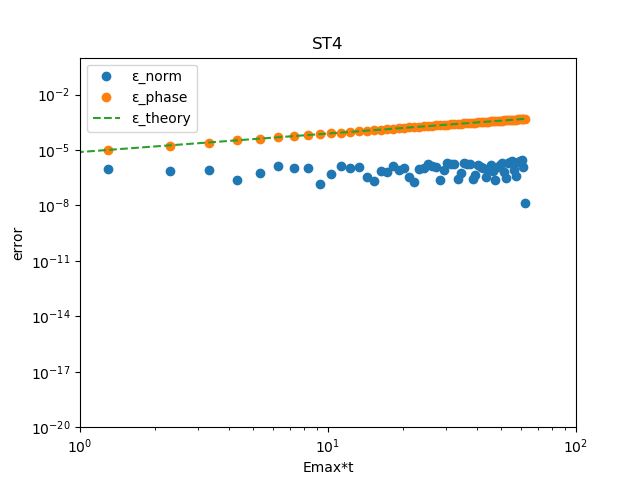

This chart was generated by the following Python code:
import numpy as np
import math
import matplotlib.pyplot as plt

# --- Parameters ---
PI = math.pi
NMAX = 100  # Maximum number of rooms/points

# --- Subroutine EIGEN: Sets initial wave function and calculates initial energy ---
def eigen_subroutine(m_val, dx_val, nmax_val):
    """
    Calculates the initial wave function (PH0) and its corresponding energy (EM).

    Args:
        m_val (int): Mode number for the initial wave function.
        dx_val (float): Spatial step size.
        nmax_val (int): Maximum number of points (NMAX).

    Returns:
        tuple: A tuple containing:
            - ph0 (np.ndarray): Initial wave function (complex array).
            - em (float): Eigenenergy.
    """
    ph0 = np.zeros(nmax_val, dtype=np.complex128)

    # Calculate initial wave function values based on sine function
    # Fortran N is 1-indexed, Python n is 0-indexed.
    # So, Fortran N becomes (n + 1) in Python for calculations involving N.
    for n in range(nmax_val):
        ph0[n] = np.sin((PI * m_val * (n + 1)) / (nmax_val + 1))

    # Normalization of wave function
    pa = 0.0
    for n in range(nmax_val):
        pa += abs(ph0[n])**2
    pa = np.sqrt(pa)

    for n in range(nmax_val):
        ph0[n] = ph0[n] / pa

    # Calculate eigenenergy (EM)
    # The active line in Fortran: EM=2*(-0.5/DX/DX) * COS((PI*M)/(NMAX+1))
    em = 2 * (-0.5 / (dx_val * dx_val)) * np.cos((PI * m_val) / (nmax_val + 1))

    return ph0, em

# --- Main Program: NROOM ---
def nroom_program():
    """
    Main program to simulate N-room quantum mechanics.
    """
    # Define complex imaginary unit
    iu = 0.0 + 1.0j

    # Get input from user
    print('M, ALPHA')
    try:
        m_input, alpha_input = map(float, input().split())
        m = int(m_input)
        alpha = float(alpha_input)
    except ValueError:
        print("Invalid input. Please enter two numbers separated by a space (e.g., '1 0.1').")
        return

    # --- Initial Data Calculations ---
    dx = 1.0
    dx2 = dx * dx
    emax = 1.0 / dx2

    # Calculate DT (time step)
    # Fortran: DT=ALPHA/(EMAX*COS(M*PI/(NMAX+1)))
    cos_term = np.cos(m * PI / (NMAX + 1))
    if abs(cos_term) < 1e-9: # Check for near-zero to prevent division by zero
        print("Error: COS term in DT calculation is near zero. Adjust M or NMAX to avoid singularity.")
        return
    dt = alpha / (emax * cos_term)

    # Calculate MTIME (total time steps)
    # Fortran: MTIME=(2*PI/ALPHA) * 10
    # Fortran: MTIME=MIN(MTIME,10000)
    mtime = (2 * PI / alpha) * 10
    mtime = min(int(mtime), 10000) # Ensure MTIME is an integer

    # --- Calculation of Hamiltonian ---
    # HA and HB arrays
    ha = np.zeros(NMAX, dtype=np.float64)
    hb = np.zeros(NMAX - 1, dtype=np.float64)

    # Fortran code had V(N) and part of HA(N) commented out.
    # HA(N) is effectively 0 based on the provided Fortran.
    # DO 50 N=1,NMAX
    # C        V(N)=0
    # C        HA(N) = V(N) + 1/DX2
    # HA(N)=0
    # 50 CONTINUE
    # -> ha remains all zeros as initialized

    # DO 51 N=1,NMAX-1
    #     HB(N) = -0.5/DX2
    # 51 CONTINUE
    for n in range(NMAX - 1):
        hb[n] = -0.5 / dx2

    # --- Setting Initial Wave Function ---
    ph0, em = eigen_subroutine(m, dx, NMAX)

    # Initialize P, Q, R, S arrays
    # T and U are temporary arrays used within the time evolution loop
    p = np.zeros(NMAX, dtype=np.complex128)
    q = np.zeros(NMAX, dtype=np.complex128)
    r = np.zeros(NMAX, dtype=np.complex128)
    s = np.zeros(NMAX, dtype=np.complex128)

    # DO 90 N=1,NMAX
    # P(N)=PH0(N)
    # Q(N)=PH0(N)*EXP(-IU*EM*DT)
    # R(N)=PH0(N)*EXP(-IU*EM*2*DT)
    # S(N)=PH0(N)*EXP(-IU*EM*3*DT)
    # 90 CONTINUE
    for n in range(NMAX):
        p[n] = ph0[n]
        q[n] = ph0[n] * np.exp(-iu * em * dt)
        r[n] = ph0[n] * np.exp(-iu * em * 2 * dt)
        s[n] = ph0[n] * np.exp(-iu * em * 3 * dt)

    # --- Time Evolution Loop ---
    # Open the output file
    try:
        with open('tst4.dat', 'w') as f_out:
            plot_x = range(3, mtime + 1, 5)
            plot_y = [[] for _ in range(6) ]
            # DO 1000 ITIME=3,MTIME,5
            # Python range end is exclusive, so mtime + 1
            for itime in range(3, mtime + 1, 5):
                tt = dt * itime

                # --- Output Wave Function (every 10th step, starting from 3) ---
                # IF(MOD(ITIME,10).EQ. 3) THEN
                if (itime % 10) == 3:
                    anorm = 0.0
                    ovr = 0.0 + 0.0j
                    # DO 150 N=1,NMAX
                    # ANORM=ANORM+ABS(S(N))**2
                    # OVR=OVR+DCONJG(S(N))*PH0(N)*EXP(-IU*EM*TT)
                    # 150   CONTINUE
                    for n in range(NMAX):
                        anorm += abs(s[n])**2
                        ovr += np.conjugate(s[n]) * ph0[n] * np.exp(-iu * em * tt)

                    # Fortran console output:
                    # WRITE(*,100) ITIME,EMAX*TT,ANORM-1,
                    # &1.- ABS(OVR),DATAN2(DIMAG(OVR),DBLE(OVR))
                    # &,ABS((EM*DT)**5*(7./90.)) * ITIME
                    # Format: I4, 10E15.7 (for 6 values, 10E15.7 is generous)
                    error_term = abs((em * dt)**5 * (7.0 / 90.0)) * itime
                    console_output = (
                        f"{itime:4d} {emax*tt:15.7E} {anorm-1:15.7E} "
                        f"{1.0 - abs(ovr):15.7E} {np.arctan2(ovr.imag, ovr.real):15.7E} "
                        f"{error_term:15.7E}"
                    )
                    print(console_output)

                    # Fortran file output:
                    # WRITE(20,100) ITIME,EMAX*TT,ABS(ANORM-1),
                    # &ABS(1- ABS(OVR)),ABS(DATAN2(DIMAG(OVR),DBLE(OVR)))
                    # &,ABS((EM*DT)**5*(7./90.)) * ITIME
                    file_output = (
                        f"{itime:4d} {emax*tt:15.7E} {abs(anorm-1):15.7E} "
                        f"{abs(1.0 - abs(ovr)):15.7E} {abs(np.arctan2(ovr.imag, ovr.real)):15.7E} "
                        f"{error_term:15.7E}"
                    )
                    f_out.write(file_output + "\n")

                    plot_y[0].append(itime)
                    plot_y[1].append(emax*tt)
                    plot_y[2].append(abs(anorm-1))
                    plot_y[3].append(abs(1.0 - abs(ovr)))
                    plot_y[4].append(abs(abs(np.arctan2(ovr.imag, ovr.real))))
                    plot_y[5].append(abs(em*dt)**5 * 7/90.0 * itime)

                # --- Time Evolution Steps (Fifth-order method) ---
                # These involve cyclic updates of P, Q, R, S, T, U.
                # U is a temporary array for intermediate calculations.
                u = np.zeros(NMAX, dtype=np.complex128)
                t_new = np.zeros(NMAX, dtype=np.complex128) # Store T values for this iteration
                p_new = np.zeros(NMAX, dtype=np.complex128) # Store P values for this iteration
                q_new = np.zeros(NMAX, dtype=np.complex128) # Store Q values for this iteration
                r_new = np.zeros(NMAX, dtype=np.complex128) # Store R values for this iteration
                s_new = np.zeros(NMAX, dtype=np.complex128) # Store S values for this iteration


                # Step 1: Update T using P, Q, S and intermediate U
                # DO 80 N=1,NMAX
                # U(N) = (2*Q(N)-R(N)+2*S(N))/3.0
                # 80 CONTINUE
                for n in range(NMAX):
                    u[n] = (2 * q[n] - r[n] + 2 * s[n]) / 3.0

                # T(1)= -4*IU*DT*(HA(1)*U(1)+HB(1)*U(2)) + P(1)
                t_new[0] = -4 * iu * dt * (ha[0] * u[0] + hb[0] * u[1]) + p[0]
                # DO 70 N=2,NMAX-1
                # T(N)= -4*IU*DT*(HB(N-1)*U(N-1)+HA(N)*U(N)+HB(N)*U(N+1)) + P(N)
                # 70 CONTINUE
                for n in range(1, NMAX - 1):
                    t_new[n] = -4 * iu * dt * (hb[n-1] * u[n-1] + ha[n] * u[n] + hb[n] * u[n+1]) + p[n]
                # T(NMAX)=-4*IU*DT*(HB(NMAX-1)*U(NMAX-1)+HA(NMAX)*U(NMAX)) + P(NMAX)
                t_new[NMAX-1] = -4 * iu * dt * (hb[NMAX-2] * u[NMAX-2] + ha[NMAX-1] * u[NMAX-1]) + p[NMAX-1]


                # Step 2: Update P using Q, R, T and intermediate U
                # DO 81 N=1,NMAX
                # U(N) = (2*R(N)-S(N)+2*T(N))/3.0
                # 81 CONTINUE
                for n in range(NMAX):
                    u[n] = (2 * r[n] - s[n] + 2 * t_new[n]) / 3.0 # Use t_new here

                # P(1) = -4*IU*DT*(HA(1)*U(1)+HB(1)*U(2)) +Q(1)
                p_new[0] = -4 * iu * dt * (ha[0] * u[0] + hb[0] * u[1]) + q[0]
                # DO 71 N=2,NMAX-1
                # P(N)= -4*IU*DT*(HB(N-1)*U(N-1)+HA(N)*U(N)+HB(N)*U(N+1))+Q(N)
                # 71 CONTINUE
                for n in range(1, NMAX - 1):
                    p_new[n] = -4 * iu * dt * (hb[n-1] * u[n-1] + ha[n] * u[n] + hb[n] * u[n+1]) + q[n]
                # P(NMAX)=-4*IU*DT*(HB(NMAX-1)*U(NMAX-1)+HA(NMAX)*U(NMAX)) + Q(NMAX)
                p_new[NMAX-1] = -4 * iu * dt * (hb[NMAX-2] * u[NMAX-2] + ha[NMAX-1] * u[NMAX-1]) + q[NMAX-1]


                # Step 3: Update Q using R, S, P and intermediate U
                # DO 82 N=1,NMAX
                # U(N) = (2*S(N)-T(N)+2*P(N))/3.0
                # 82 CONTINUE
                for n in range(NMAX):
                    u[n] = (2 * s[n] - t_new[n] + 2 * p_new[n]) / 3.0 # Use t_new and p_new

                # Q(1) = -4*IU*DT*(HA(1)*U(1)+HB(1)*U(2)) + R(1)
                q_new[0] = -4 * iu * dt * (ha[0] * u[0] + hb[0] * u[1]) + r[0]
                # DO 72 N=2,NMAX-1
                # Q(N)= -4*IU*DT*(HB(N-1)*U(N-1)+HA(N)*U(N)+HB(N)*U(N+1))+R(N)
                # 72 CONTINUE
                for n in range(1, NMAX - 1):
                    q_new[n] = -4 * iu * dt * (hb[n-1] * u[n-1] + ha[n] * u[n] + hb[n] * u[n+1]) + r[n]
                # Q(NMAX)=-4*IU*DT*(HB(NMAX-1)*U(NMAX-1)+HA(NMAX)*U(NMAX))+R(NMAX)
                q_new[NMAX-1] = -4 * iu * dt * (hb[NMAX-2] * u[NMAX-2] + ha[NMAX-1] * u[NMAX-1]) + r[NMAX-1]


                # Step 4: Update R using S, T, Q and intermediate U
                # DO 83 N=1,NMAX
                # U(N) = (2*T(N)-P(N)+2*Q(N))/3.0
                # 83 CONTINUE
                for n in range(NMAX):
                    u[n] = (2 * t_new[n] - p_new[n] + 2 * q_new[n]) / 3.0 # Use t_new, p_new, q_new

                # R(1) = -4*IU*DT*(HA(1)*U(1)+HB(1)*U(2))+S(1)
                r_new[0] = -4 * iu * dt * (ha[0] * u[0] + hb[0] * u[1]) + s[0]
                # DO 73 N=2,NMAX-1
                # R(N)= -4*IU*DT*(HB(N-1)*U(N-1)+HA(N)*U(N)+HB(N)*U(N+1))+S(N)
                # 73 CONTINUE
                for n in range(1, NMAX - 1):
                    r_new[n] = -4 * iu * dt * (hb[n-1] * u[n-1] + ha[n] * u[n] + hb[n] * u[n+1]) + s[n]
                # R(NMAX)=-4*IU*DT*(HB(NMAX-1)*U(NMAX-1)+HA(NMAX)*U(NMAX))+S(NMAX)
                r_new[NMAX-1] = -4 * iu * dt * (hb[NMAX-2] * u[NMAX-2] + ha[NMAX-1] * u[NMAX-1]) + s[NMAX-1]


                # Step 5: Update S using P, Q, R and intermediate U
                # DO 84 N=1,NMAX
                # U(N) = (2*P(N)-Q(N)+2*R(N))/3.0
                # 84 CONTINUE
                for n in range(NMAX):
                    u[n] = (2 * p_new[n] - q_new[n] + 2 * r_new[n]) / 3.0 # Use p_new, q_new, r_new

                # S(1) = -4*IU*DT*(HA(1)*U(1)+HB(1)*U(2))+T(1)
                s_new[0] = -4 * iu * dt * (ha[0] * u[0] + hb[0] * u[1]) + t_new[0] # Use t_new
                # DO 74 N=2,NMAX-1
                # S(N)= -4*IU*DT*(HB(N-1)*U(N-1)+HA(N)*U(N)+HB(N)*U(N+1))+T(N)
                # 74 CONTINUE
                for n in range(1, NMAX - 1):
                    s_new[n] = -4 * iu * dt * (hb[n-1] * u[n-1] + ha[n] * u[n] + hb[n] * u[n+1]) + t_new[n] # Use t_new
                # S(NMAX)=-4*IU*DT*(HB(NMAX-1)*U(NMAX-1)+HA(NMAX)*U(NMAX))+T(NMAX)
                s_new[NMAX-1] = -4 * iu * dt * (hb[NMAX-2] * u[NMAX-2] + ha[NMAX-1] * u[NMAX-1]) + t_new[NMAX-1] # Use t_new

                # Update the main wave function arrays for the next iteration
                p[:] = p_new[:]
                q[:] = q_new[:]
                r[:] = r_new[:]
                s[:] = s_new[:]

            #
            # plot
            #
            plt.gca().clear()
            plt.title('ST4')
            plt.xlabel(r'Emax*t')
            plt.ylabel(r'error')
            plt.xscale('log')
            plt.yscale('log')
            plt.xlim([1,100])
            plt.ylim([1e-20,1])
            plt.plot(plot_y[1],plot_y[2], marker='o',    linestyle='None',  label='ε_norm')
            plt.plot(plot_y[1],plot_y[4], marker='o',    linestyle='None',  label='ε_phase')
            plt.plot(plot_y[1],plot_y[5], marker='None', linestyle='dashed',label='ε_theory')
            plt.legend()
            plt.show()
            plt.savefig("btst4.png")

    except Exception as e:
        print(f"An error occurred during file operations: {e}")

    print("Program finished. Results written to tst4.dat")

# Call the main program function
if __name__ == '__main__':
    nroom_program()
